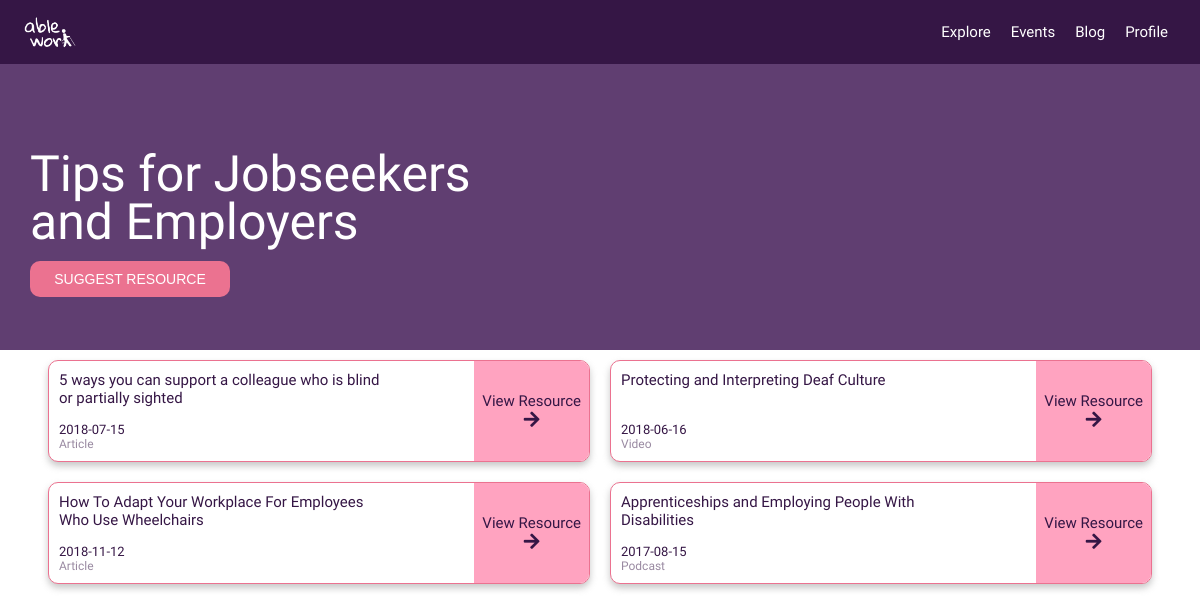
The page /blog (signed in) on the database its author committed.
### tables this page shows
CREATE TABLE "resources" (
	`recourceid`	INTEGER NOT NULL PRIMARY KEY AUTOINCREMENT,
	`name`	TEXT NOT NULL,
	`link`	TEXT NOT NULL,
	`date`	TEXT NOT NULL,
	`typeid`	INTEGER NOT NULL,
	`userid`	INTEGER NOT NULL
);

CREATE TABLE `resourcetype` (
	`typeid`	INTEGER NOT NULL PRIMARY KEY AUTOINCREMENT,
	`type`	TEXT NOT NULL
);

### app.py (the view)
@app.route("/blog", methods=["GET", "POST"])
@login_required
def blog():
    user = session["user_id"]
    if request.method == "POST":
        name = request.form.get("name")
        link = request.form.get("link")
        date = request.form.get("date")
        type = request.form.get("type")
        if not name or not link or not date or not type:
            return apology("Please fill out all the form fields", 400)
        db.execute("INSERT INTO resources (name, link, date, typeid, userid) VALUES(:name, :link, :date, :type, :userid)", name=name, link=link, date=date, type=type, userid=user)
        return redirect("/blog")
    else:
        users = db.execute("SELECT users.fname, users.lname, hours.hrs, sectors.sector FROM users JOIN sectors ON users.sectorid = sectors.sectorid JOIN hours ON users.hrsid = hours.hrsid WHERE users.usertypeid = 1")
        resources = db.execute("SELECT resources.name, resources.link, resources.date, resourcetype.type FROM resources JOIN resourcetype ON resources.typeid = resourcetype.typeid")
        return render_template("tips.html", resources=resources)

### app.py (called while the page is built)
@app.after_request
def after_request(response):
    response.headers["Cache-Control"] = "no-cache, no-store, must-revalidate"
    response.headers["Expires"] = 0
    response.headers["Pragma"] = "no-cache"
    return response

### helpers.py (called while the page is built)
def login_required(f):
    @wraps(f)
    def decorated_function(*args, **kwargs):
        if session.get("user_id") is None:
            return redirect("/login")
        return f(*args, **kwargs)
    return decorated_function

### templates/tips.html (shortened to what this page needs)
{% extends "layout.html" %}
{% block main %}
    <div class="banner">
      <div class="title">
        <h1>Tips for Jobseekers</br>and Employers</h1>
        <button class="desktop bannerbtn" id="new-resource-btn">SUGGEST RESOURCE</button>
      </div>
    </div>
    <div class="cards-container">
      {% for resource in resources %}
      <div class="row card external">
        <div class="text-wrap">
          <h3>{{ resource.name }}</h3>
          <div>
            <p>{{ resource.date }}</p>
            <h4>{{ resource.type }}</h4>
          </div>
        </div>
        <a href="{{ resource.link }}" target="_blank">
          <div class="external-frame">
            <h3>View Resource </br> <i class="fas fa-arrow-right"></i> </h3>
          </div>
        </a>
      </div>
      {% endfor %}
    </div>
  {% endblock %}

### static/css/styles2.css (style rules this page uses)
html, body, div, span, applet, object, iframe, h1, h2, h3, h4, h5, h6, p, blockquote, pre, a, abbr, acronym, address, big, cite, code, del, dfn, em, img, ins, kbd, q, s, samp, small, strike, strong, sub, sup, tt, var, b, u, i, center, dl, dt, dd, ol, ul, li, fieldset, form, label, legend, table, caption, tbody, tfoot, thead, tr, th, td, article, aside, canvas, details, embed, figure, figcaption, footer, header, hgroup, menu, nav, output, ruby, section, summary, time, mark, audio, video { margin: 0; padding: 0; border: 0; font-size: 100%; font-family: "Work Sans", sans-serif; vertical-align: baseline; }
html { height: 100%; }
body { line-height: 1; }
p { font-size: 13px; font-weight: 300; line-height: normal; }
h1 { font-size: 18px; font-weight: 500; line-height: 1.4rem; }
h3 { font-size: 15px; font-weight: 500; line-height: normal; }
h4 { font-size: 12px; font-weight: 400; line-height: normal; opacity: 0.5; }
a { text-decoration: none; cursor: pointer; }
@media only screen and (min-width: 550px) { h1 { font-size: 50px; line-height: 3rem; } }
.row { display: flex; flex-direction: row; overflow: scroll; }
.fa, .fas, .far { font-size: 18px; cursor: pointer; }
button { width: 100%; box-sizing: border-box; font-size: 14px; font-weight: 500; line-height: normal; padding: 10px; border: solid 1px white; border-radius: 5px; cursor: pointer; background-color: #b54263; }
.bannerbtn { width: 200px; color: white; background-color: #eb7290; border-radius: 10px; padding: 10px; border-color: #eb7290; font-size: 14px; font-weight: medium; margin: 15px 0; border: 1px; }
.banner { background-color: #603e71; color: white; text-align: left; position: relative; z-index: 5; }
@media only screen and (min-width: 550px) { .banner { height: 350px; } }
@media only screen and (min-width: 550px) { .title { padding-bottom: 100px; padding: 150px 0px 100px 30px; } }
.cards-container { display: flex; flex-direction: column; }
.card { margin: 10px; background-color: white; color: #351645; border: solid 1px #eb7290; border-radius: 10px; box-shadow: 0px 4px 7px #88888878; }
.text-wrap { padding: 10px; min-height: 80px; max-width: 60%; display: flex; flex-direction: column; justify-content: space-between; }
.external { justify-content: space-between; }
.external-frame { display: flex; padding: 0 8px; height: 100%; background-color: #ffa3c0; justify-content: space-around; text-align: center; flex-direction: column; }
.external a { font-size: 15px; font-weight: 500; line-height: normal; color: #351645; text-decoration: none; }
@media only screen and (min-width: 550px) { .card { width: 45%; } }
@media only screen and (min-width: 550px) { .cards-container { flex-direction: row; flex-wrap: wrap; justify-content: center; } }

### rows shown on the page
resources: name "5 ways you can support a colleague who is blind or partially sighted", date "2018-07-15", type "Article"
resources: name "Protecting and Interpreting Deaf Culture", date "2018-06-16", type "Video"
resources: name "How To Adapt Your Workplace For Employees Who Use Wheelchairs", date "2018-11-12", type "Article"
resources: name "Apprenticeships and Employing People With Disabilities", date "2017-08-15", type "Podcast"
